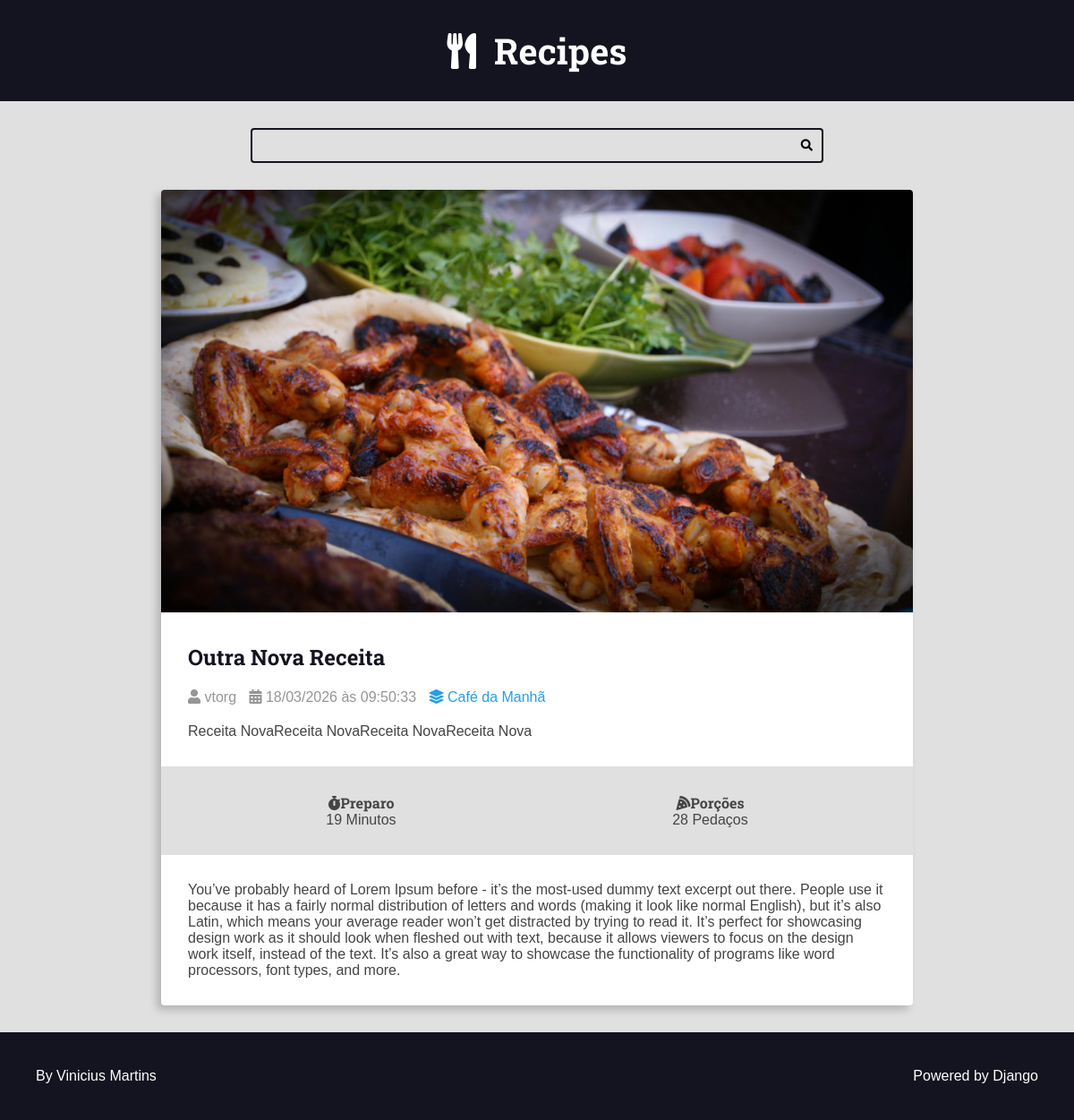
/recipes/6/, run on the app's committed database.
### recipes/models.py (models this page shows, shortened)
class Recipe(models.Model):
    tittle = models.CharField(max_length=64)
    description = models.CharField(max_length=164)
    slug = models.SlugField(unique=True)
    preparation_time = models.IntegerField()
    preparation_time_unit = models.CharField(max_length=65)
    sevings = models.IntegerField()
    sevings_unit = models.CharField(max_length=65)
    preparation_steps = models.TextField()
    preparation_steps_is_html = models.BooleanField(default=False)
    created_at = models.DateTimeField(auto_now_add=True)
    updated_at = models.DateTimeField(auto_now=True)
    is_published = models.BooleanField(default=False)
    cover = models.ImageField(upload_to='recipes/cover/', blank=True, default=' ')
    category = models.ForeignKey(Category, on_delete=models.SET_NULL, null = True, blank=True, default=None)
    author = models.ForeignKey(User, on_delete=models.SET_NULL, null = True)

class Category(models.Model):
    name = models.CharField(max_length=65)

### recipes/views.py (the view)
# urls.py: path('recipes/<int:id>/', views.recipe, name="recipe"),
def recipe (request, id):
    recipe = get_object_or_404(Recipe, id = id,
                                       is_published=True)
    return render(request, 'recipes/pages/recipe-view.html', context={
        'recipe': recipe,
        'is_detail_page': True,
    })

### recipes/templates/recipes/pages/recipe-view.html (shortened to what this page needs)
{% extends "global/base.html" %}
        {% block content %}
        <div class="main-content main-content-detail container">
            {% include "recipes/partials/recipe.html" %}
        </div>
        {% endblock content %}

### recipes/templates/recipes/partials/recipe.html (shortened to what this page needs)
<div class="recipe recipe-list-item">
    {% if recipe.cover %}
        <div class="recipe-cover">
            <a href="{% url 'recipes:recipe' recipe.id %}">
                <img src="{{recipe.cover.url}}" alt="">
            </a>
        </div>
    {% endif %}
    <div class="recipe-title-container">
        <h2 class="recipe-title">
           <a href="{% url 'recipes:recipe' recipe.id %}">
            {{recipe.tittle}}
           </a>
        </h2>
    </div>
    <div class="recipe-author">
        <span class="recipe-author-item">
            <i class="fas fa-user"></i>
            {% if recipe.author is not None %}
                {% if recipe.author.first_name %}
                    {{recipe.author.first_name}} {{recipe.author.last_name}}
                {% else %}
                    {{recipe.author.username}}
                {% endif %}
            {% else %}
                Desconhecido
            {% endif %}
        </span>
        <span class="recipe-author-item">
            <i class="fas fa-calendar-alt"></i>
            {{ recipe.created_at|date:"d/m/Y "}} às {{ recipe.created_at|date:" H:i:s "}}
        </span>
        {% if recipe.category is not None %}
            <span class="recipe-author-item">
                <a href="{%url "recipes:category" recipe.category.id%}">
                    <i class="fas fa-layer-group"></i>
                    <span>{{recipe.category.name}} </span>
                </a>
            </span>
        {% endif %}
    </div>
    <div class="recipe-content">
        <p>{{recipe.description}}</p>
    </div>
    <div class="recipe-meta-container">
        <div class="recipe-meta recipe-preparation">
            <h3 class="recipe-meta-title"><i class="fas fa-stopwatch"></i>Preparo</h3>
            <div class="recipe-meta-text">
                {{recipe.preparation_time}} {{recipe.preparation_time_unit}}
            </div>
        </div>
        <div class="recipe-meta recipe-servings">
            <h3 class="recipe-meta-title"><i class="fas fa-pizza-slice"></i>Porções</h3>
            <div class="recipe-meta-text">
                {{recipe.sevings}} {{recipe.sevings_unit}}
            </div>
        </div>
    </div>
    {%if is_detail_page is True%}
        <div class="preparation-steps">
            {% if recipe.preparation_steps_is_html is True %}
                {{recipe.preparation_steps|safe}}
            {% else %}
                {{recipe.preparation_steps|linebreaksbr}}
            {% endif %}
        </div>
    {%endif%}
</div>

### recipes/static/recipes/css/styles.css (style rules this page uses)
:root { --color-primary: #269fe6; --color-primary-hover: #2086c2; --color-primary-dark: #13141f; --color-primary-dark-hover: #212336; --color-primary-light: #d4ecfa; --color-primary-light-hover: #bdd8e7; --color-white: #fff; --color-black: #000; --color-dark-text: #444; --color-info-light: #cce5ff; --color-debug-light: #cce5ff; --color-success-light: #d4edda; --color-alert-light: #fff3cd; --color-warning-light: #fff3cd; --color-error-light: #f8d7da; --color-info-dark: #4d86c4; --color-debug-dark: #4d86c4; --color-success-dark: #4a9c5d; --color-alert-dark: #927f40; --color-warning-dark: #927f40; --color-error-dark: #da525d; --color-gray-0: #f9f9f9; --color-gray-1: #e0e0e0; --color-gray-2: #c7c7c7; --color-gray-3: #aeaeae; --color-gray-4: #959595; --color-gray-5: #7d7d7d; --color-gray-6: #646464; --color-gray-7: #4b4b4b; --color-gray-8: #323232; --color-gray-9: #191919; --font-primary: sans-serif; --font-headings: 'Roboto Slab', serif; --spacing-gutter-medium: 3rem; --spacing-gutter-large: 4rem; }
* { margin: 0; padding: 0; box-sizing: border-box; }
html { font-size: 62.5%; }
body { font-size: 1.6rem; font-family: var(--font-primary); background: var(--color-gray-1); color: var(--color-dark-text); }
.container { max-width: 144rem; margin: 0 auto; padding: var(--spacing-gutter-medium); }
h1, h2, h3, h4, h5, h6 { font-family: var(--font-headings); }
.main-content { padding-top: 0; }
.recipe { background: var(--color-white); box-shadow: -5px 5px 10px rgba(0, 0, 0, .2); transition: all 300ms ease-in-out; transform: scale(1); border-radius: .4rem; overflow: hidden; }
.recipe img { max-width: 100%; }
.recipe-list-item { max-width: 64rem; height: fit-content; }
.recipe-title-container { padding: var(--spacing-gutter-medium); padding-bottom: 2rem; }
.recipe-title-container a { text-decoration: none; color: var(--color-primary-dark); }
.recipe-author { padding: 0 var(--spacing-gutter-medium); }
.recipe-author-item { color: var(--color-gray-4); margin-right: 1rem; }
.recipe-author a { color: var(--color-primary); text-decoration: none; transition: all 300ms ease-in-out; }
.recipe-content { padding: var(--spacing-gutter-medium); padding-top: 2rem; }
.recipe-meta-container { display: flex; flex-flow: row wrap; padding: var(--spacing-gutter-medium); background-color: var(--color-gray-1); }
.recipe-meta { display: flex; flex-flow: column nowrap; flex-shrink: 1; flex-grow: 1; text-align: center; }
.recipe-meta-title { font-size: 1.6rem; }
.main-content-detail .recipe-list-item { max-width: 84rem; margin: 0 auto; }
.preparation-steps { padding: var(--spacing-gutter-medium); }

### data on the page
Recipe: cover (picture), tittle "Outra Nova Receita", author.username "vtorg", created_at "18/03/2026", created_at "09:50:33", category.name "Café da Manhã", description "Receita NovaReceita NovaReceita NovaReceita Nova", preparation_time "19", preparation_time_unit "Minutos", sevings "28", sevings_unit "Pedaços", preparation_steps "You’ve probably heard of Lorem Ipsum before - it’s the most-used dummy text excerpt out there. People use it because it has a fairly normal distribution of letters and words (making it look like normal English), but it’s also Latin, which means your average reader won’t get distracted by trying to read it. It’s perfect for showcasing design work as it should look when fleshed out with text, because it allows viewers to focus on the design work itself, instead of the text. It’s also a great way to showcase the functionality of programs like word processors, font types, and more."
